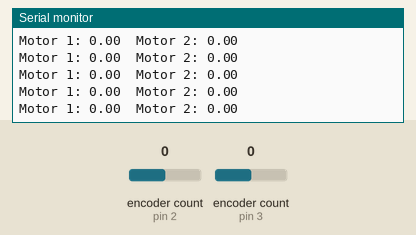
Recording of a sketch running on a simulated Arduino Uno, built with avr-gcc and run on an emulated ATmega328P. Shown: the last lines printed to the serial monitor. The test bench sets the inputs (shaded band); at power-on: encoder count (sensors on pin 2, pin 3) 0.

Above: at 1.2 s.
1.3 s: encoder count (sensor on pin 2) set to 1
At 1.32 s:
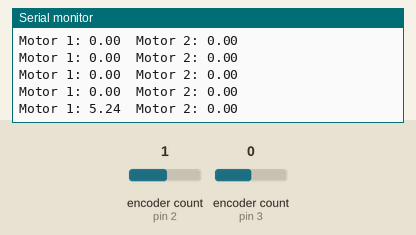
2.8 s: encoder count (sensor on pin 3) set to 1
At 2.84 s:
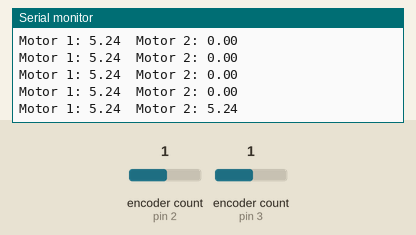
4.3 s: encoder count (sensor on pin 2) set to 2
At 4.36 s:
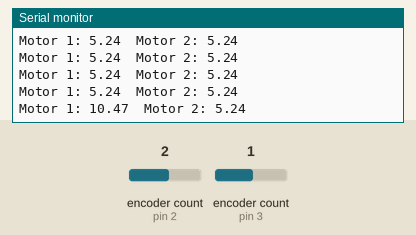
7.3 s: encoder count (sensor on pin 3) set to 2
At 7.39 s:
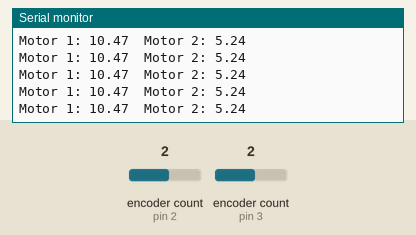
Timing chart, 0 to 9.8 s (numbered marks = the images above; inputs shaded):
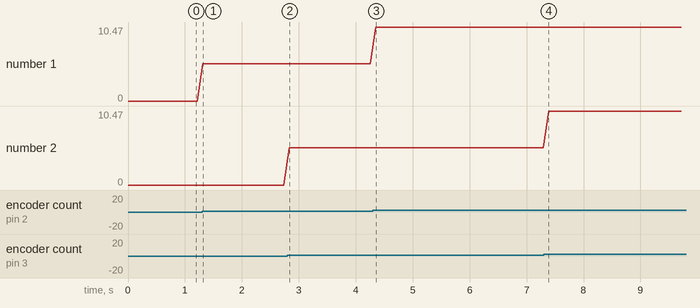

Measured:
- after the input at 1.3 s, the serial monitor: prints a new line at once (image 1)
- after the input at 2.8 s, the serial monitor: prints a new line at once (image 2)
- after the input at 4.3 s, the serial monitor: prints a new line after 0.05 s (image 3)
- plotted number 1: 0 → 5.24 after the input at 1.3 s, 5.24 → 10.47 after the input at 4.3 s

The sketch:

Rotary_Encoder.ino
```cpp
#include <Encoder.h>

// Connect rotary encoder for motor 1 to digital pins 2 and 3
Encoder EncoderLeft(2,11);
Encoder EncoderRight(3, 12); //enable pins with interrupt capability


void setup() {
  Serial.begin(9600);
}

void loop() {
  // Measure the circumference of each wheel
  float circumference1 = 31.42;  // Replace with measured circumference of wheel 1
  float circumference2 = 31.42;  // Replace with measured circumference of wheel 2

  // Determine the number of pulses per revolution for each rotary encoder
  float pulsesPerRevolution1 = 24;  // Replace with number of pulses per revolution for rotary encoder 1
  float pulsesPerRevolution2 = 24;  // Replace with number of pulses per revolution for rotary encoder 2

  // Read the position of each rotary encoder
  long position1 = EncoderLeft.read();
  long position2 = EncoderRight.read();

  // Convert the number of pulses to a distance for each motor
  float distance1 = (position1 * circumference1) / pulsesPerRevolution1;
  float distance2 = (position2 * circumference2) / pulsesPerRevolution2;

  // Print the distance traveled by each motor
  Serial.print("Motor 1: ");
  Serial.print(distance1);
  Serial.print("  Motor 2: ");
  Serial.println(distance2);

  delay(100);
}
```
